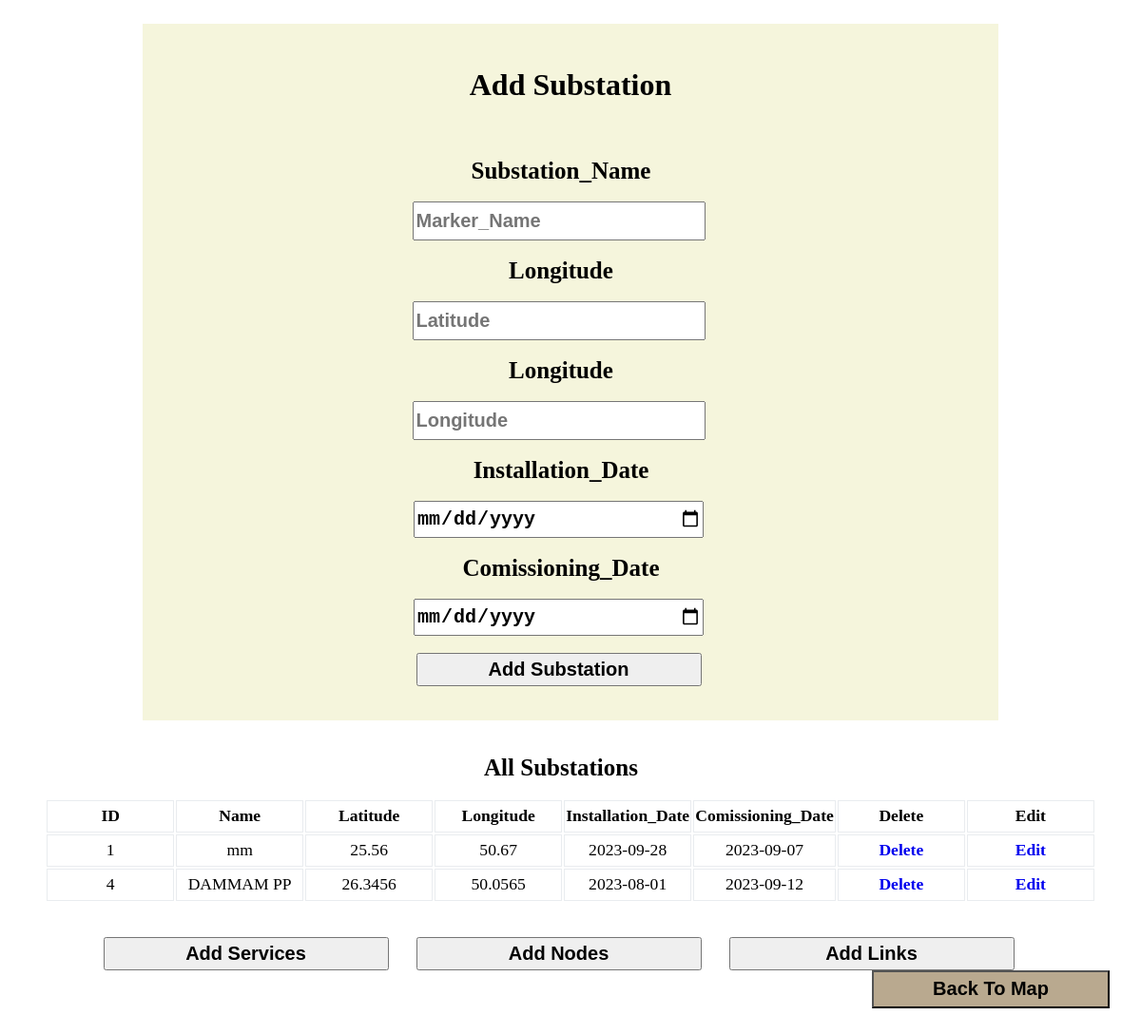
Page /Markers.php on the committed database.
### tables this page shows
CREATE TABLE `marker` (
  `Marker_Id` int(11) NOT NULL,
  `Marker_Name` varchar(255) NOT NULL,
  `Latitude` float NOT NULL,
  `Longitude` float NOT NULL,
  `Installation_Date` date DEFAULT NULL,
  `Comissioning_Date` date DEFAULT NULL
);

### Markers.php (the view, shortened to what this page needs)
<!DOCTYPE html>
<head>
</head>
<body>
    <?php
      $host = 'sql309.infinityfree.com';
      $user='if0_35028557';
      $passpass='KwI7f3dRthY';
      $databasename = 'if0_35028557_map';
        $Database = mysqli_connect($host,$user,$passpass,$databasename);
    ?>
    <center>
    <form method="post">
    <div>
    <h1>Add Substation </h1>
    <br><br>
    <label>Substation_Name</label>
    <br><br>
    <input  type="text" placeholder="Marker_Name"name="Marker_Name" value="<?php echo $Marker_Name?>"required><br><br>
    <label>Longitude</label>
    <br><br>
    <input  type="text" placeholder="Latitude"name="Latitude"value="<?php echo $lat?>"required><br><br>
    <label>Longitude</label>
    <br><br>
    <input  type="text" placeholder="Longitude"name="Longitude"value="<?php echo $lng?>"required><br><br>
    <label>Installation_Date</label>
    <br><br>
    <input  type="Date" placeholder="Installation_Date"name="Installation_Date"required><br><br>
    <label>Comissioning_Date</label>
    <br><br>
    <input  type="Date" placeholder="Comissioning_Date"name="Comissioning_Date"required>
    <br><br>
    <input type="submit"name="Add_Marker"value="Add Substation">
    <br><br><br>
    </div>
    <br>
    <br>
    <label>All Substations</label>
    <br>
    <br>
    <table style="font-size: 1.1rem">
    <tr>
        <th style="border: 1px solid #e9ecef">ID</th>
        <th style="border: 1px solid #e9ecef">Name</th>
        <th style="border: 1px solid #e9ecef" >Latitude</th>
        <th style="border: 1px solid #e9ecef">Longitude</th>
        <th style="border: 1px solid #e9ecef">Installation_Date</th>
        <th style="border: 1px solid #e9ecef">Comissioning_Date	</th>
        <th style="border: 1px solid #e9ecef">Delete</th>
        <th style="border: 1px solid #e9ecef">Edit</th>
    </tr>
    <?php
     $n=$_GET['Marker_Name'];
     $select = "select * from marker;";
     $query_select = mysqli_query($Database,$select);
     while($row = mysqli_fetch_array($query_select)){
    ?>
    <tr>
        <td style="border: 1px solid #e9ecef"><?php echo $row["Marker_Id"]?></td>
        <td style="border: 1px solid #e9ecef"><?php echo $row["Marker_Name"]?></td>
        <td style="border: 1px solid #e9ecef"><?php echo $row["Latitude"]?></td>
        <td style="border: 1px solid #e9ecef"><?php echo $row["Longitude"]?></td>
        <td style="border: 1px solid #e9ecef"><?php echo $row["Installation_Date"]?></td>
        <td style="border: 1px solid #e9ecef"><?php echo $row["Comissioning_Date"]?></td>
        <td style="border: 1px solid #e9ecef"><center> <a style="font-weight:bold;text-decoration:none" name="Edit"href="Delete_Marker.php?Marker_Name=<?php echo $n?>&ID=<?php echo $row["Marker_Id"]?>&lat=<?php echo $lat?>&lng=<?php echo $lng?>">Delete</center></td>
        <td style="border: 1px solid #e9ecef"><center> <a style="font-weight:bold;text-decoration:none" name="Edit"href="Edit_Marker.php?Marker_Name=<?php echo $n?>&ID=<?php echo $row["Marker_Id"]?>&lat=<?php echo $lat?>&lng=<?php echo $lng?>">Edit</center></td>
    </tr>
    <?php
}
?>
    </table>
    </form>
    <br><br>
        <form method="post">
    <input type="submit"name="Add_Serivces"value="Add Services">
    <input type="submit"name="Add_Equipment"value="Add Nodes">
    <input type="submit"name="Add_Pathes"value="Add Links">
         <input type="submit" name="Back" value="Back To Map"style="
        font-size: 20px;
        color: black;
        font-weight: bold;
        width: 250px;
        height: 40px;
        margin-bottom:70px;
        cursor:pointer;
        float:right;
        background-color:rgb(185, 169, 143)">
    </form>
    </center>
</body>
</html>

### Markers.php (style rules this page uses)
input ,select { font-size: 20px; color:black; font-weight: bold; margin-right:25px; width:300px; height: 35px; }
label { margin-right: 20px; font-size: 25px; color:black; font-weight: bold; }
div { background-color: beige; width: 900px; margin-top: 25px; padding-top: 25px; }
td,th { width:130px; height:30px; text-align: center; }

### rows in the picture
marker: Marker_Id "1", Marker_Name "mm", Latitude "25.56", Longitude "50.67", Installation_Date "2023-09-28", Comissioning_Date "2023-09-07"
marker: Marker_Id "4", Marker_Name "DAMMAM PP", Latitude "26.3456", Longitude "50.0565", Installation_Date "2023-08-01", Comissioning_Date "2023-09-12"
